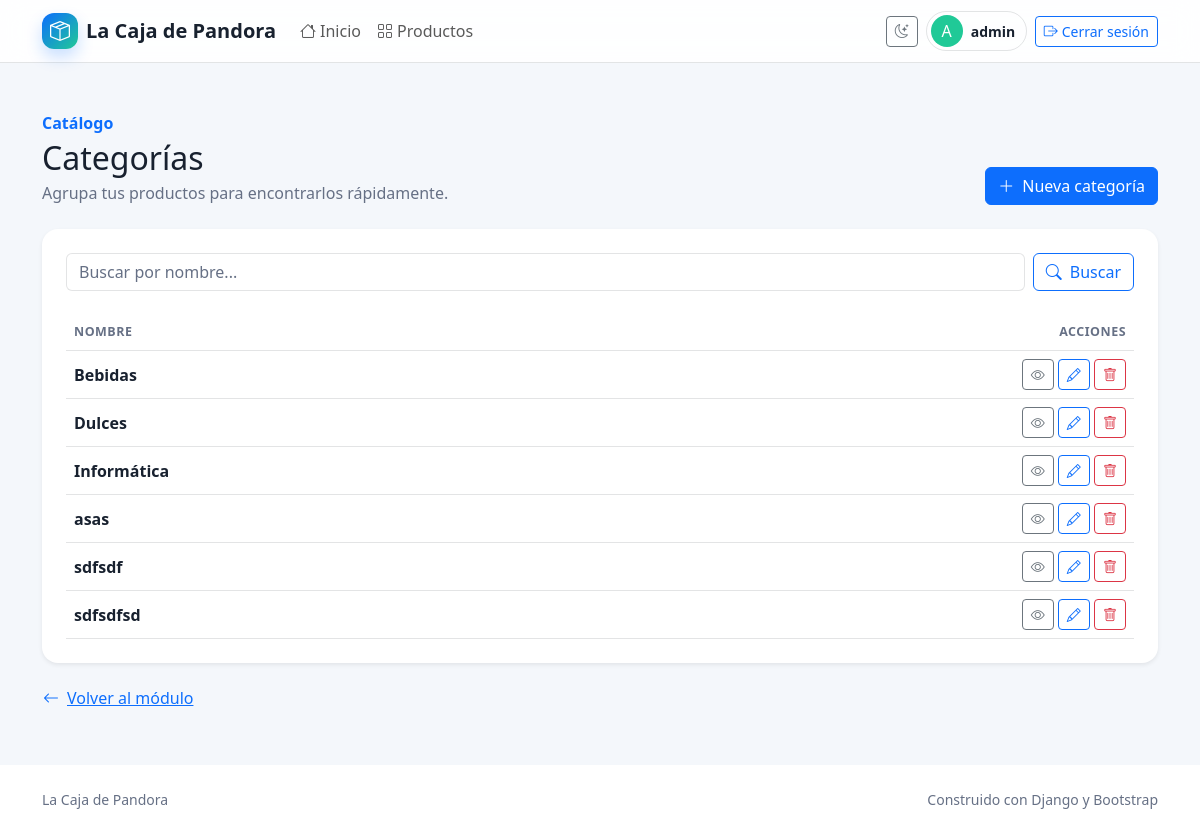
The app's page /producto/categoria/list/ (signed in), older data.
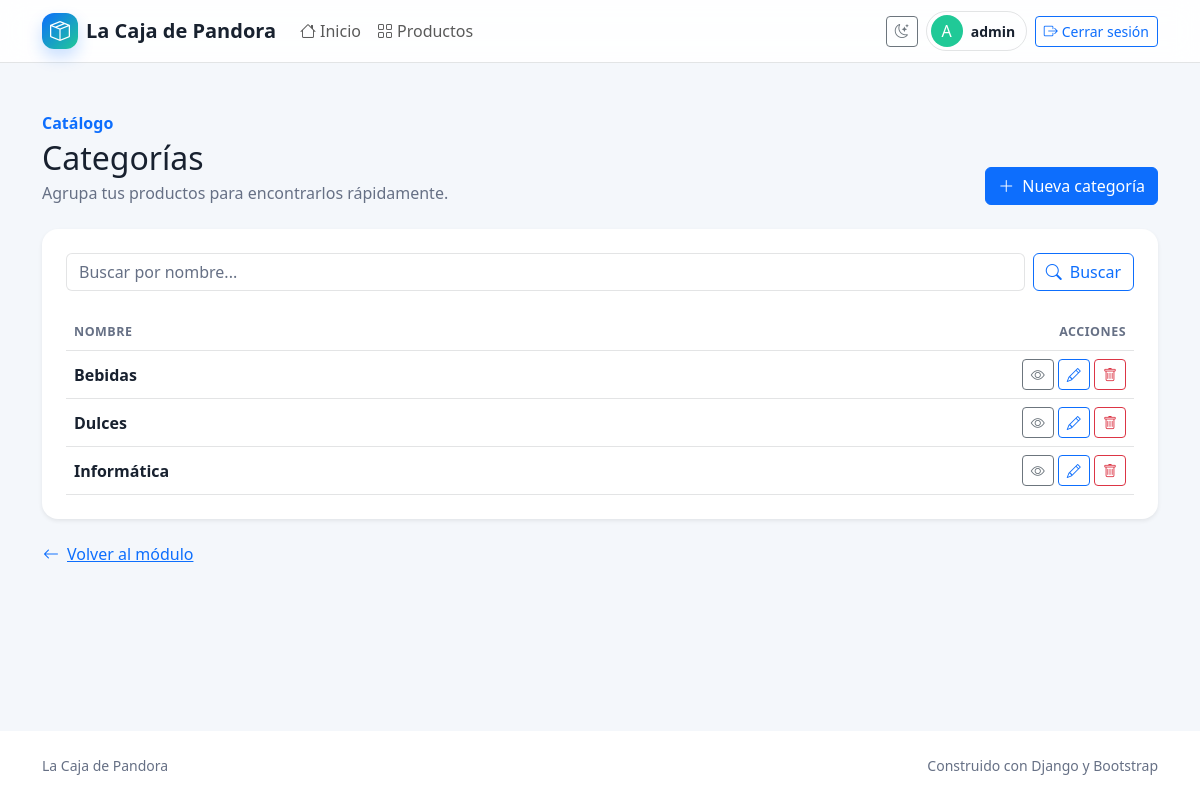
The same page, newer data.
### producto/models.py (models this page shows, shortened)
class Categoria(models.Model):
    nombre = models.CharField(max_length=255, unique=True)
    descripcion = models.TextField(blank=True, default="", verbose_name="descripción")
    class Meta:
        verbose_name = "Categoría de Productos"
        verbose_name_plural = "Categorías de Productos"
        ordering = ("nombre",)

### producto/views/categoria.py (the view)
# urls.py: path("categoria/list/", categoria.categoria_list, name="categoria_list"),
def categoria_list(request: HttpRequest) -> HttpResponse:
    busqueda = request.GET.get("busqueda")
    if busqueda:
        categorias = Categoria.objects.filter(nombre__icontains=busqueda)
    else:
        categorias = Categoria.objects.all()
    return render(request, "producto/categoria_list.html", context={"categorias": categorias})

### producto/templates/producto/categoria_list.html (shortened to what this page needs)
{% extends "core/base.html" %}
{% block contenido %}
    <div class="container">
        <div class="d-flex flex-column flex-md-row justify-content-between align-items-md-end gap-3 mb-4">
            <div>
                <p class="text-primary fw-semibold mb-1">Catálogo</p>
                <h1 class="h2 mb-1">Categorías</h1>
                <p class="text-muted mb-0">Agrupa tus productos para encontrarlos rápidamente.</p>
            </div>
            <a class="btn btn-primary" href="{% url 'producto:categoria_create' %}"><i class="bi bi-plus-lg me-2"></i>Nueva categoría</a>
        </div>
        <section class="card border-0 shadow-sm rounded-4 p-3 p-md-4">
            <form method="get" class="row g-2 mb-4">
                <div class="col-12 col-md">
                    <input class="form-control"
                           id="categoria-search"
                           type="search"
                           name="busqueda"
                           value="{{ request.GET.busqueda|default:'' }}"
                           placeholder="Buscar por nombre..." />
                </div>
                <div class="col-12 col-md-auto">
                    <button class="btn btn-outline-primary w-100" type="submit"><i class="bi bi-search me-2"></i>Buscar</button>
                </div>
            </form>
            <div class="table-responsive">
                <table class="table align-middle mb-0">
                    <thead>
                        <tr>
                            <th>Nombre</th>
                            <th class="text-end">Acciones</th>
                        </tr>
                    </thead>
                    <tbody>
                        {% for categoria in categorias %}
                            <tr>
                                <td class="fw-semibold">{{ categoria.nombre }}</td>
                                <td class="text-end text-nowrap">
                                    <a class="btn btn-sm btn-outline-secondary"
                                       href="{% url 'producto:categoria_detail' categoria.id %}"
                                       title="Ver categoría"><i class="bi bi-eye"></i><span class="visually-hidden"> Ver</span></a>
                                    <a class="btn btn-sm btn-outline-primary"
                                       href="{% url 'producto:categoria_update' categoria.id %}"
                                       title="Editar categoría"><i class="bi bi-pencil"></i><span class="visually-hidden"> Editar</span></a>
                                    <a class="btn btn-sm btn-outline-danger"
                                       href="{% url 'producto:categoria_delete' categoria.id %}"
                                       title="Eliminar categoría"><i class="bi bi-trash"></i><span class="visually-hidden"> Eliminar</span></a>
                                </td>
                            </tr>
                        {% empty %}
                            <tr>
                                <td colspan="2">
                                    <div class="text-center text-muted py-5"><i class="bi bi-inbox fs-2 d-block mb-2"></i>No hay categorías para mostrar.</div>
                                </td>
                            </tr>
                        {% endfor %}
                    </tbody>
                </table>
            </div>
        </section>
        <a class="btn btn-link px-0 mt-3" href="{% url 'producto:home' %}"><i class="bi bi-arrow-left me-2"></i>Volver al módulo</a>
    </div>
{% endblock contenido %}

Row changes from the older to the newer data that the page shows:
removed Categoria: nombre "asas"
removed Categoria: nombre "sdfsdf"
removed Categoria: nombre "sdfsdfsd"
